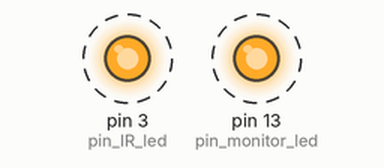
Recording of a sketch running on a simulated Arduino Uno, built with avr-gcc and run on an emulated ATmega328P. On the bench: output pins drawn as LEDs (lit = HIGH). Dashed ring = blinking.

Above: at 0.1 s.
Timing chart, 0 to 3.0 s (numbered marks = the images above):
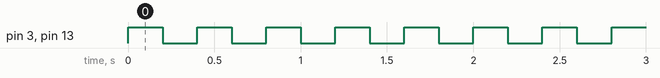

The sketch:

IR_transmitter.ino
```cpp
const int pin_IR_led = 3;
const int pin_monitor_led = 13;

void IRout(boolean hilo) {
  digitalWrite(3, hilo);
  digitalWrite(13, hilo);
}

void setup() {
  pinMode(3, OUTPUT);
  pinMode(13, OUTPUT);

}

void loop() {
  IRout(HIGH);
  delay(200);
  IRout(LOW);
  delay(200);
}
```

Measured:
- by itself, pin 3 (pin_IR_led), pin 13 (pin_monitor_led): alternates HIGH for 0.20 s and LOW for 0.20 s
